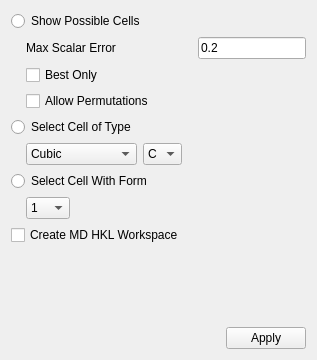
          <widget class="QWidget" name="scrollAreaWidgetContents_5">
           <property name="geometry">
            <rect>
             <x>0</x>
             <y>0</y>
             <width>317</width>
             <height>360</height>
            </rect>
           </property>
           <layout class="QVBoxLayout" name="verticalLayout_14">
            <item>
             <widget class="QRadioButton" name="ShowPossibleCells_rbtn">
              <property name="toolTip">
               <string>Show a list of the possible&lt;br&gt; conventional cells in the MantidPlot Results Log window.  NOTE: The current UB must correspond to a Niggli reduced cell for these to be valid.</string>
              </property>
              <property name="text">
               <string>Show Possible Cells</string>
              </property>
             </widget>
            </item>
            <item>
             <layout class="QHBoxLayout" name="horizontalLayout_36">
              <item>
               <spacer name="horizontalSpacer_38">
                <property name="orientation">
                 <enum>Qt::Horizontal</enum>
                </property>
                <property name="sizeType">
                 <enum>QSizePolicy::Fixed</enum>
                </property>
                <property name="sizeHint" stdset="0">
                 <size>
                  <width>15</width>
                  <height>0</height>
                 </size>
                </property>
               </spacer>
              </item>
              <item>
               <widget class="QLabel" name="MaxScalarError_lbl">
                <property name="text">
                 <string>Max Scalar Error       </string>
                </property>
               </widget>
              </item>
              <item>
               <spacer name="horizontalSpacer_41">
                <property name="orientation">
                 <enum>Qt::Horizontal</enum>
                </property>
                <property name="sizeHint" stdset="0">
                 <size>
                  <width>40</width>
                  <height>20</height>
                 </size>
                </property>
               </spacer>
              </item>
              <item>
               <widget class="QLineEdit" name="MaxScalarError_ledt">
                <property name="sizePolicy">
                 <sizepolicy hsizetype="Fixed" vsizetype="Fixed">
                  <horstretch>0</horstretch>
                  <verstretch>0</verstretch>
                 </sizepolicy>
                </property>
                <property name="toolTip">
                 <string>Maximum error allowed in the cell&lt;br&gt; scalars.  If this is set very large, all possible conventional cells will be shown, including those that don't really match the current cell.  If this is set too small, the desired correct cell may be missing from the list due to experimental error.  The default value of 0.2 should usually work.</string>
                </property>
                <property name="text">
                 <string>0.2</string>
                </property>
               </widget>
              </item>
             </layout>
            </item>
            <item>
             <layout class="QHBoxLayout" name="horizontalLayout_35">
              <item>
               <spacer name="horizontalSpacer_37">
                <property name="orientation">
                 <enum>Qt::Horizontal</enum>
                </property>
                <property name="sizeType">
                 <enum>QSizePolicy::Fixed</enum>
                </property>
                <property name="sizeHint" stdset="0">
                 <size>
                  <width>15</width>
                  <height>0</height>
                 </size>
                </property>
               </spacer>
              </item>
              <item>
               <widget class="QCheckBox" name="BestCellOnly_ckbx">
                <property name="toolTip">
                 <string>Only show the best fitting&lt;br&gt; cell for each cell type and centering that is in the list of possible cells.</string>
                </property>
                <property name="text">
                 <string>Best Only</string>
                </property>
               </widget>
              </item>
             </layout>
            </item>
            <item>
             <layout class="QHBoxLayout" name="horizontalLayout_351">
              <item>
               <spacer name="horizontalSpacer_371">
                <property name="orientation">
                 <enum>Qt::Horizontal</enum>
                </property>
                <property name="sizeType">
                 <enum>QSizePolicy::Fixed</enum>
                </property>
                <property name="sizeHint" stdset="0">
                 <size>
                  <width>15</width>
                  <height>0</height>
                 </size>
                </property>
               </spacer>
              </item>
              <item>
               <widget class="QCheckBox" name="AllowPermutations_ckbx">
                <property name="toolTip">
                 <string>Allow permutations of conventional cells.</string>
                </property>
                <property name="text">
                 <string>Allow Permutations</string>
                </property>
               </widget>
              </item>
             </layout>
            </item>
            <item>
             <widget class="QRadioButton" name="SelectCellOfType_rbtn">
              <property name="toolTip">
               <string>Transform the current UB&lt;br&gt; matrix and indexing to correspond to the best fitting cell with the specified cell-type and centering.</string>
              </property>
              <property name="text">
               <string>Select Cell of Type</string>
              </property>
             </widget>
            </item>
            <item>
             <layout class="QHBoxLayout" name="horizontalLayout_33">
              <item>
               <spacer name="horizontalSpacer_39">
                <property name="orientation">
                 <enum>Qt::Horizontal</enum>
                </property>
                <property name="sizeType">
                 <enum>QSizePolicy::Fixed</enum>
                </property>
                <property name="sizeHint" stdset="0">
                 <size>
                  <width>15</width>
                  <height>0</height>
                 </size>
                </property>
               </spacer>
              </item>
              <item>
               <widget class="QComboBox" name="CellType_cmbx">
                <property name="toolTip">
                 <string>The cell-type to be used.</string>
                </property>
                <item>
                 <property name="text">
                  <string>Cubic</string>
                 </property>
                </item>
                <item>
                 <property name="text">
                  <string>Hexagonal</string>
                 </property>
                </item>
                <item>
                 <property name="text">
                  <string>Monoclinic</string>
                 </property>
                </item>
                <item>
                 <property name="text">
                  <string>Orthorhombic</string>
                 </property>
                </item>
                <item>
                 <property name="text">
                  <string>Rhombohedral</string>
                 </property>
                </item>
                <item>
                 <property name="text">
                  <string>Tetragonal</string>
                 </property>
                </item>
                <item>
                 <property name="text">
                  <string>Triclinic</string>
                 </property>
                </item>
               </widget>
              </item>
              <item>
               <widget class="QComboBox" name="CellCentering_cmbx">
                <property name="toolTip">
                 <string>The centering to be used.</string>
                </property>
                <item>
                 <property name="text">
                  <string>C</string>
                 </property>
                </item>
                <item>
                 <property name="text">
                  <string>F</string>
                 </property>
                </item>
                <item>
                 <property name="text">
                  <string>I</string>
                 </property>
                </item>
                <item>
                 <property name="text">
                  <string>P</string>
                 </property>
                </item>
                <item>
                 <property name="text">
                  <string>R</string>
                 </property>
                </item>
               </widget>
              </item>
              <item>
               <spacer name="horizontalSpacer_42">
                <property name="orientation">
                 <enum>Qt::Horizontal</enum>
                </property>
                <property name="sizeHint" stdset="0">
                 <size>
                  <width>40</width>
                  <height>20</height>
                 </size>
                </property>
               </spacer>
              </item>
             </layout>
            </item>
            <item>
             <widget class="QRadioButton" name="SelectCellWithForm_rbtn">
              <property name="toolTip">
               <string>Transform the current UB&lt;br&gt; matrix and indexing to correspond to the cell with the specified Form number, as shown in the list of possible cells.</string>
              </property>
              <property name="text">
               <string>Select Cell With Form</string>
              </property>
             </widget>
            </item>
            <item>
             <layout class="QHBoxLayout" name="horizontalLayout_34">
              <item>
               <spacer name="horizontalSpacer_40">
                <property name="orientation">
                 <enum>Qt::Horizontal</enum>
                </property>
                <property name="sizeType">
                 <enum>QSizePolicy::Fixed</enum>
                </property>
                <property name="sizeHint" stdset="0">
                 <size>
                  <width>15</width>
                  <height>0</height>
                 </size>
                </property>
               </spacer>
              </item>
              <item>
               <widget class="QComboBox" name="CellFormNumber_cmbx">
                <property name="toolTip">
                 <string>The Form number of the&lt;br&gt; desired conventional cell.</string>
                </property>
                <item>
                 <property name="text">
                  <string>1</string>
                 </property>
                </item>
                <item>
                 <property name="text">
                  <string>2</string>
                 </property>
                </item>
                <item>
                 <property name="text">
                  <string>3</string>
                 </property>
                </item>
                <item>
                 <property name="text">
                  <string>4</string>
                 </property>
                </item>
                <item>
                 <property name="text">
                  <string>5</string>
                 </property>
                </item>
                <item>
                 <property name="text">
                  <string>6</string>
                 </property>
                </item>
                <item>
                 <property name="text">
                  <string>7</string>
                 </property>
                </item>
                <item>
                 <property name="text">
                  <string>8</string>
                 </property>
                </item>
                <item>
                 <property name="text">
                  <string>9</string>
                 </property>
                </item>
                <item>
                 <property name="text">
                  <string>10</string>
                 </property>
                </item>
                <item>
                 <property name="text">
                  <string>11</string>
                 </property>
                </item>
                <item>
                 <property name="text">
                  <string>12</string>
                 </property>
                </item>
                <item>
                 <property name="text">
                  <string>13</string>
                 </property>
                </item>
                <item>
                 <property name="text">
                  <string>14</string>
                 </property>
                </item>
                <item>
                 <property name="text">
                  <string>15</string>
                 </property>
                </item>
                <item>
                 <property name="text">
                  <string>16</string>
                 </property>
                </item>
                <item>
                 <property name="text">
                  <string>17</string>
                 </property>
                </item>
                <item>
                 <property name="text">
                  <string>18</string>
                 </property>
                </item>
                <item>
                 <property name="text">
                  <string>19</string>
                 </property>
                </item>
                <item>
                 <property name="text">
                  <string>20</string>
                 </property>
                </item>
                <item>
                 <property name="text">
                  <string>21</string>
                 </property>
                </item>
                <item>
                 <property name="text">
                  <string>22</string>
                 </property>
                </item>
                <item>
                 <property name="text">
                  <string>23</string>
                 </property>
                </item>
                <item>
                 <property name="text">
                  <string>24</string>
                 </property>
                </item>
                <item>
                 <property name="text">
                  <string>25</string>
                 </property>
                </item>
                <item>
                 <property name="text">
                  <string>26</string>
                 </property>
                </item>
                <item>
                 <property name="text">
                  <string>27</string>
                 </property>
                </item>
                <item>
                 <property name="text">
                  <string>28</string>
                 </property>
                </item>
                <item>
                 <property name="text">
                  <string>29</string>
                 </property>
                </item>
                <item>
                 <property name="text">
                  <string>30</string>
                 </property>
                </item>
                <item>
                 <property name="text">
                  <string>31</string>
                 </property>
                </item>
                <item>
                 <property name="text">
                  <string>32</string>
                 </property>
                </item>
                <item>
                 <property name="text">
                  <string>33</string>
                 </property>
                </item>
                <item>
                 <property name="text">
                  <string>34</string>
                 </property>
                </item>
                <item>
                 <property name="text">
                  <string>35</string>
                 </property>
                </item>
                <item>
                 <property name="text">
                  <string>36</string>
                 </property>
                </item>
                <item>
                 <property name="text">
                  <string>37</string>
                 </property>
                </item>
                <item>
                 <property name="text">
                  <string>38</string>
                 </property>
                </item>
                <item>
                 <property name="text">
                  <string>39</string>
                 </property>
                </item>
                <item>
                 <property name="text">
                  <string>40</string>
                 </property>
                </item>
                <item>
                 <property name="text">
                  <string>41</string>
                 </property>
                </item>
                <item>
                 <property name="text">
                  <string>42</string>
                 </property>
                </item>
                <item>
                 <property name="text">
                  <string>43</string>
                 </property>
                </item>
                <item>
                 <property name="text">
                  <string>44</string>
                 </property>
                </item>
               </widget>
              </item>
              <item>
               <spacer name="horizontalSpacer_43">
                <property name="orientation">
                 <enum>Qt::Horizontal</enum>
                </property>
                <property name="sizeHint" stdset="0">
                 <size>
                  <width>40</width>
                  <height>20</height>
                 </size>
                </property>
               </spacer>
              </item>
             </layout>
            </item>
            <item>
             <widget class="QCheckBox" name="CreateHKLWorkspace_ckbx">
              <property name="toolTip">
               <string>Convert the event workspace after cell is chosen into an MD HKL Workspace.</string>
              </property>
              <property name="text">
               <string>Create MD HKL Workspace</string>
              </property>
             </widget>
            </item>
            <item>
             <spacer name="verticalSpacer_4">
              <property name="orientation">
               <enum>Qt::Vertical</enum>
              </property>
              <property name="sizeHint" stdset="0">
               <size>
                <width>20</width>
                <height>40</height>
               </size>
              </property>
             </spacer>
            </item>
            <item>
             <layout class="QHBoxLayout" name="horizontalLayout_32">
              <item>
               <spacer name="horizontalSpacer_36">
                <property name="orientation">
                 <enum>Qt::Horizontal</enum>
                </property>
                <property name="sizeHint" stdset="0">
                 <size>
                  <width>40</width>
                  <height>20</height>
                 </size>
                </property>
               </spacer>
              </item>
              <item>
               <widget class="QPushButton" name="ApplyChooseCell_btn">
                <property name="toolTip">
                 <string>Proceed to show the&lt;br&gt; possible cells, or change the UB matrix and indexing, according to the options selected.</string>
                </property>
                <property name="text">
                 <string>Apply</string>
                </property>
               </widget>
              </item>
             </layout>
            </item>
           </layout>
          </widget>
